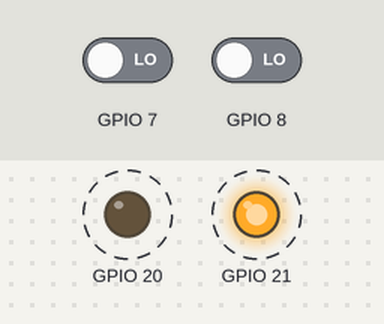
A program run on a simulated Raspberry Pi (BCM pin numbers). Parts: output pins drawn as LEDs (lit = HIGH). Dashed ring = blinking. The test bench sets the inputs (shaded band); at power-on: GPIO 7 LOW, GPIO 8 LOW. What the program prints to the terminal is not drawn.

Above: at 0.5 s.
Timing chart, 0 to 4.6 s (numbered marks = the images above):
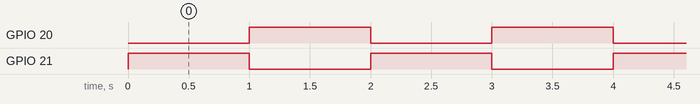

The program:

GPIO.py
```python
#!/usr/bin/python
# coding: utf-8

# モジュールをインポート
import RPi.GPIO as GPIO
import time

# GPIO番号で指定
GPIO.setmode(GPIO.BCM)

GPIO.setup(21, GPIO.OUT)  # 21 - LED1
GPIO.setup(20, GPIO.OUT)  # 20 - LED2
GPIO.setup(7, GPIO.IN)  # 7  - SW1
GPIO.setup(8, GPIO.IN)  # 8  - SW2

while 1:
    GPIO.output(21, 1)  # 21番ピンをH（3.3V）にする＝LED1点灯
    GPIO.output(20, 0)  # 20番ピンをL（0.0V）にする＝LED2消灯
    print "SW1=",
    print GPIO.input(7)  # 7番ピンの状態を出力
    print "SW2=",
    print GPIO.input(8)  # 8番ピンの状態を出力

    time.sleep(1)  # 1秒待つ

    GPIO.output(21, 0)  # 21番ピンをH（3.3V）にする＝LED1点灯
    GPIO.output(20, 1)  # 20番ピンをL（0.0V）にする＝LED2点灯

    time.sleep(1)  # 1秒待つ
```

Measured:
- by itself, GPIO 20, GPIO 21: alternates HIGH for 1.0 s and LOW for 1.0 s
